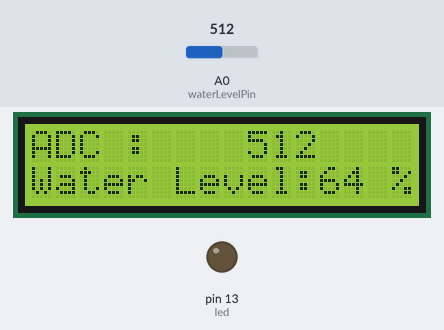
The sketch below on a simulated Arduino Uno, built with avr-gcc and run on an emulated ATmega328P. On the bench: 16×2 character LCD, output pins drawn as LEDs (lit = HIGH). The inputs (shaded band) are chosen by the test bench; at power-on: A0 (waterLevelPin) = 512.

Above: at 4.3 s.
4.4 s: A0 (waterLevelPin) set to 651
At 5.6 s:
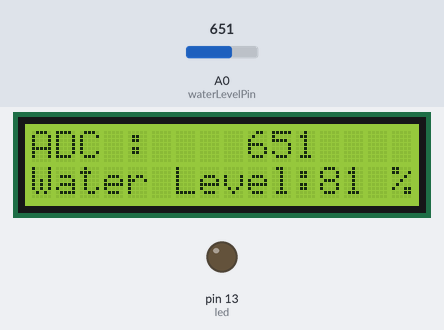
6.6 s: A0 (waterLevelPin) set to 673
At 9.0 s:
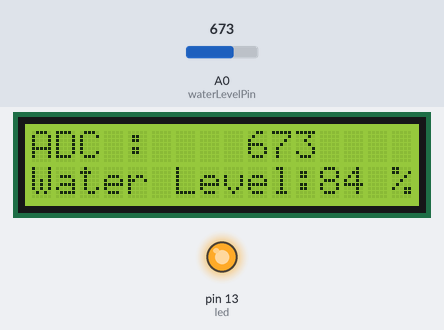
9.6 s: A0 (waterLevelPin) set to 650
At 11.6 s:
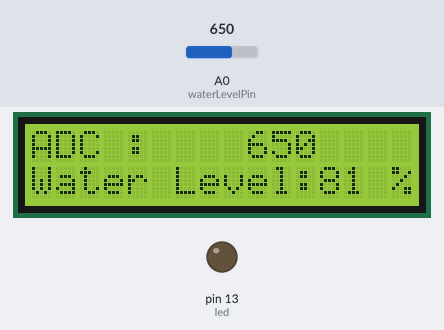
Timing chart, 0 to 13.1 s (numbered marks = the images above; inputs shaded):
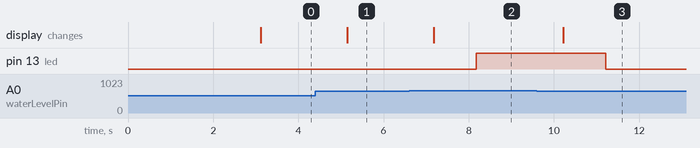

The sketch:

AR12_waterlevel.ino
```cpp
/*
 예제 6.4
 수위 센서 입력
 */

// I2C 통신 라이브러리 설정
#include <Wire.h>
// I2C LCD 라리브러리 설정
#include <LiquidCrystal_I2C.h>

// LCD I2C address 설정 PCF8574:0x27, PCF8574A:0x3F
LiquidCrystal_I2C lcd(0x27,16,2);  // LCD address:0x27, 16X2 LCD

// 0번 아날로그핀을 WaterLevel Sensor 입력으로 설정한다.
const int waterLevelPin = 0;

// 센서마다 만수시 ADC 값이 틀리므로 만수 시 ADC 값을 참고하여 설정한다.
const int waterFullAdcValue = 798;

const int led = 13;

void setup() {
  Serial.begin(9600);
  pinMode(led, OUTPUT);

  lcd.init(); // LCD 설정
  lcd.backlight();  // 백라이트를 켠다.

  // 메세지를 표시한다.
  lcd.print("ex 6.4");
  lcd.setCursor(0,1);
  lcd.print("Water Level");
  // 3초동안 메세지를 표시한다.
  delay(3000);

  // 모든 메세지를 삭제한 뒤
  // 숫자를 제외한 부분들을 미리 출력시킨다.
  lcd.clear();
  lcd.setCursor(0,0);
  lcd.print("ADC :  ");
  lcd.setCursor(0,1);
  lcd.print("Water Level:");
  lcd.setCursor(15,1);
  lcd.print("%");
}

void loop(){

  int adcValue; // 실제 센서로부터 읽은 값 (0~1023)
  int waterLevel; // 수위 0~100%

  // 수위 센서를 통하여 입력되는 전압을 읽는다.
  adcValue = analogRead(waterLevelPin);
  // 아날로그 입력 값을 0~100의 범위로 변경한다.

  waterLevel = map(adcValue, 0, waterFullAdcValue, 0, 100);

  // 전에 표시했던 내용을 지우고
  // LCD에 ADC 값과 수위를 출력한다.
  // 지우지 않으면 이전에 표시했던 값이 남게 된다.

  // 전에 표시했던 내용을 지운다.
  lcd.setCursor(9,0);
  lcd.print("    ");
  // ADC 값을 표시한다
  lcd.setCursor(9,0);
  lcd.print(adcValue);

  // 전에 표시했던 내용을 지운다.
  lcd.setCursor(13,1);
  lcd.print("  ");
  // 수위를 표시한다

  lcd.setCursor(12,1);
  lcd.print(waterLevel);

  delay(1000);

  if (adcValue > 660)
  digitalWrite(led, HIGH);
  else
  digitalWrite(led, LOW);
}
```

Measured:
- the behaviour switches between 660 and 661 on A0 (waterLevelPin) (found by bisection; images 1 and 2)
- after the input at 4.4 s, the display: changes after 0.75 s (image 1)
- after the input at 6.6 s, pin 13 (led): LOW → HIGH after 1.6 s; the display: changes after 0.58 s (image 2)
- after the input at 9.6 s, pin 13 (led): HIGH → LOW after 1.6 s; the display: changes after 0.62 s (image 3)
